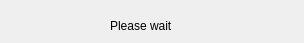
<?xml version="1.0" encoding="UTF-8"?>
<ui version="4.0">
 <class>PleaseWaitDlg</class>
 <widget class="QDialog" name="PleaseWaitDlg">
  <property name="geometry">
   <rect>
    <x>0</x>
    <y>0</y>
    <width>304</width>
    <height>43</height>
   </rect>
  </property>
  <property name="windowTitle">
   <string>Please wait</string>
  </property>
  <property name="locale">
   <locale language="English" country="UnitedStates"/>
  </property>
  <property name="modal">
   <bool>true</bool>
  </property>
  <widget class="QLabel" name="label">
   <property name="geometry">
    <rect>
     <x>110</x>
     <y>20</y>
     <width>66</width>
     <height>12</height>
    </rect>
   </property>
   <property name="text">
    <string>Please wait</string>
   </property>
  </widget>
 </widget>
 <resources/>
 <connections/>
</ui>
